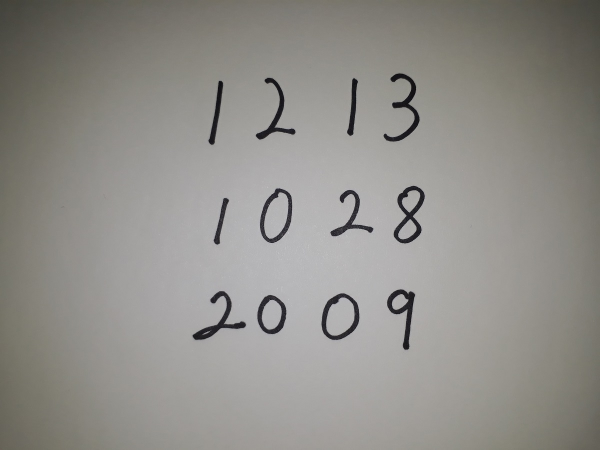
#> input picture Proj/Analy/images/300.jpg, 1200 x 900 px (shown at 1/2 size)
$ python OpenCV_test.py
#> lines starting #> are read from the running program, lines starting #| are printed output that depends on the picture; after the words box and inside, x2 and y2 are one past the last pixel; in counts of white or black regions, pixels touching at a corner belong together
import cv2
import numpy as np
import matplotlib.pyplot as plt

img = cv2.imread("images/300.jpg")
#> img is the input picture: shape (900, 1200, 3); mean B, G, R 137.5, 142.3, 144.2

# plt.figure(figsize=(15,12))
# plt.imshow(img)
# plt.show()

img_gray = cv2.cvtColor(img, cv2.COLOR_BGR2GRAY)
# plt.figure(figsize=(15,12))
# plt.imshow(img_gray)
# plt.show()

# 블러는 이미지를 부드럽게 하기 때문에 배경과 원하지 않는 부분을 부드럽게 하여 해당 경계를 찾지 못하게 하기 위함이다.
# 블러 처리를 심하게 하면 원래 찾고자 하는 대상을 찾지 못하게 되고, 블러가 약하면 배경의 외곽도 포함되므로 ksize를 적당히 조절 해야 한다.
img_blur = cv2.GaussianBlur(img_gray, (5, 5), 0) # (이미지, ksize, sigma)
# plt.figure(figsize=(15,12))
# plt.imshow(img_blur)
# plt.show()

# https://m.blog.naver.com/samsjang/220504782549
# cv.threshold(img, threshold_value, value, flag)
# img : Grayscale 이미지
# threshold_value : 픽셀 문턱값
# value : 픽셀 문턱값 보다 클 때 적용되는 최대값 (적용되는 플래그에 따라 픽셀 문턱값보다 작을 때 적용되는 최대값)
# flag : 문턱값 적용 방법 또는 스타일 (THRESH_BINARY, THRESH_BINARY_INV. THRESH_TRUNC, THRESH_TOZERO, THRESH_TOZERO_INV
ret, img_th = cv2.threshold(img_blur, 100, 230, cv2.THRESH_BINARY_INV)  # cv2.THRESH_BINARY_INV => 픽셀값이 threshold_value 보다 크면 value, 작으면 value로 할당
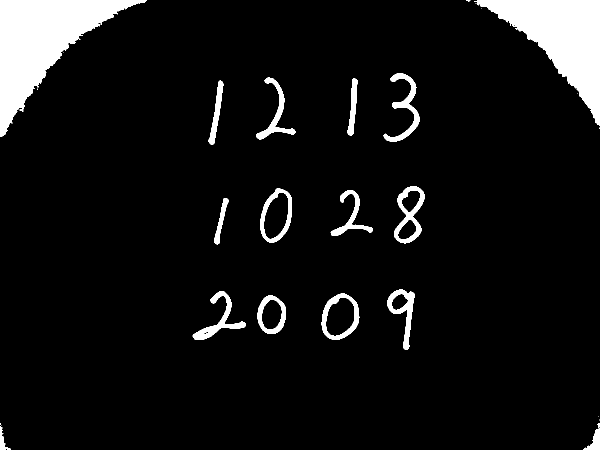
#> img_th: shape (900, 1200) (shown at 1/2 size); values 0 (black) and 230 (white), 7.5% white; 32 white regions (15 under 20 px)

contours, hierachy= cv2.findContours(img_th, cv2.RETR_EXTERNAL, cv2.CHAIN_APPROX_SIMPLE)
#> contours = 32 contours, 15 with area under 20; largest, box (x1, y1, x2, y2) and area: (0, 0, 293, 274) 30571, (955, 0, 1200, 252) 25556, (643, 587, 719, 680) 5280, (520, 377, 584, 486) 5062, (788, 372, 849, 487) 4308

rects = [cv2.boundingRect(each) for each in contours]
#> rects = 32 items, first 6: (1171, 894, 1, 1), (1166, 857, 34, 43), (0, 852, 21, 48), (2, 850, 1, 1), (1194, 847, 6, 9), (0, 846, 2, 3)
# print(rects)

tmp = [w*h for (x,y,w,h) in rects]
#> tmp = 32 values, max 80282 at index 31, min 1 at index 0, mean 6996.3
tmp.sort()
# print(tmp)

rects = [(x,y,w,h) for (x,y,w,h) in rects if ((w*h>15000)and(w*h<500000))]
#> rects = [(955, 0, 245, 252), (0, 0, 293, 274)]
for i in rects:
    print(i)
#> this loop made 2 passes
#| (955, 0, 245, 252)
#| (0, 0, 293, 274)

for rect in rects:
    # Draw the rectangles
    cv2.rectangle(img, (rect[0], rect[1]),
                  (rect[0] + rect[2], rect[1] + rect[3]), (0, 255, 0), 5)
#> this loop made 2 passes
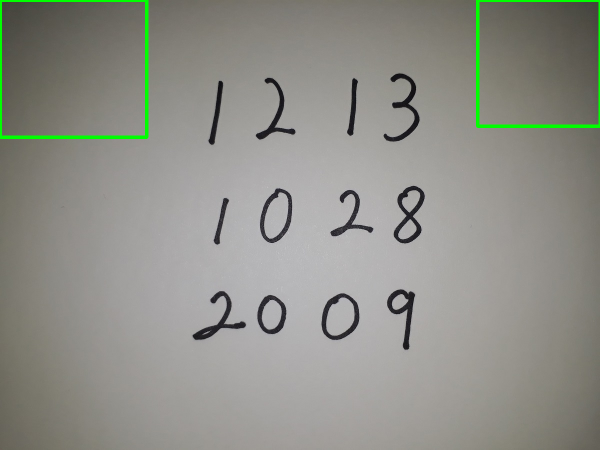
#> img: shape (900, 1200, 3) (shown at 1/2 size); 1.05% of pixels changed, all inside (x1, y1, x2, y2) = (0, 0, 1200, 278)

plt.figure(figsize=(15,12))
plt.imshow(img)
plt.show()
